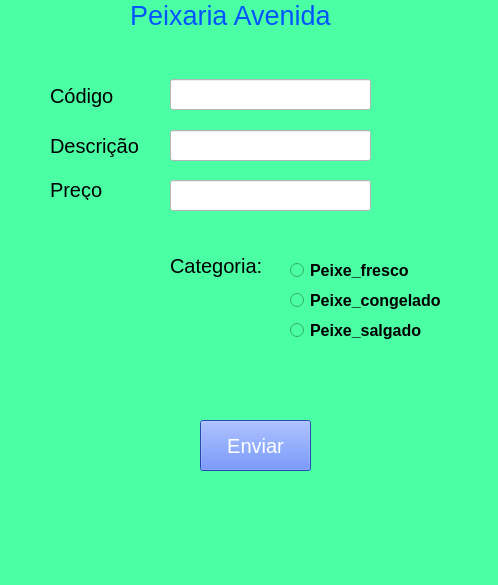
<?xml version="1.0" encoding="UTF-8"?>
<ui version="4.0">
 <class>MainWindow</class>
 <widget class="QMainWindow" name="MainWindow">
  <property name="geometry">
   <rect>
    <x>0</x>
    <y>0</y>
    <width>498</width>
    <height>585</height>
   </rect>
  </property>
  <property name="windowTitle">
   <string>MainWindow</string>
  </property>
  <property name="styleSheet">
   <string notr="true">background-color: rgb(75, 255, 165);
</string>
  </property>
  <widget class="QWidget" name="centralwidget">
   <widget class="QPushButton" name="pushButton">
    <property name="geometry">
     <rect>
      <x>200</x>
      <y>420</y>
      <width>111</width>
      <height>51</height>
     </rect>
    </property>
    <property name="font">
     <font>
      <pointsize>15</pointsize>
     </font>
    </property>
    <property name="styleSheet">
     <string notr="true">background-color: rgb(55, 102, 255);
color: rgb(255, 255, 255);</string>
    </property>
    <property name="text">
     <string>Enviar</string>
    </property>
   </widget>
   <widget class="QLabel" name="label">
    <property name="geometry">
     <rect>
      <x>50</x>
      <y>80</y>
      <width>81</width>
      <height>31</height>
     </rect>
    </property>
    <property name="font">
     <font>
      <pointsize>15</pointsize>
     </font>
    </property>
    <property name="text">
     <string>Código</string>
    </property>
   </widget>
   <widget class="QLabel" name="label_2">
    <property name="geometry">
     <rect>
      <x>50</x>
      <y>130</y>
      <width>91</width>
      <height>31</height>
     </rect>
    </property>
    <property name="font">
     <font>
      <pointsize>15</pointsize>
     </font>
    </property>
    <property name="text">
     <string>Descrição</string>
    </property>
   </widget>
   <widget class="QLabel" name="label_3">
    <property name="geometry">
     <rect>
      <x>50</x>
      <y>180</y>
      <width>71</width>
      <height>20</height>
     </rect>
    </property>
    <property name="font">
     <font>
      <pointsize>15</pointsize>
     </font>
    </property>
    <property name="text">
     <string>Preço</string>
    </property>
   </widget>
   <widget class="QLineEdit" name="lineEdit">
    <property name="geometry">
     <rect>
      <x>170</x>
      <y>79</y>
      <width>201</width>
      <height>31</height>
     </rect>
    </property>
    <property name="font">
     <font>
      <pointsize>12</pointsize>
     </font>
    </property>
    <property name="styleSheet">
     <string notr="true">background-color: rgb(255, 255, 255);</string>
    </property>
   </widget>
   <widget class="QLineEdit" name="lineEdit_2">
    <property name="geometry">
     <rect>
      <x>170</x>
      <y>130</y>
      <width>201</width>
      <height>31</height>
     </rect>
    </property>
    <property name="font">
     <font>
      <pointsize>12</pointsize>
     </font>
    </property>
    <property name="styleSheet">
     <string notr="true">background-color: rgb(255, 255, 255);</string>
    </property>
   </widget>
   <widget class="QLineEdit" name="lineEdit_3">
    <property name="geometry">
     <rect>
      <x>170</x>
      <y>180</y>
      <width>201</width>
      <height>31</height>
     </rect>
    </property>
    <property name="font">
     <font>
      <pointsize>12</pointsize>
     </font>
    </property>
    <property name="styleSheet">
     <string notr="true">background-color: rgb(255, 255, 255);</string>
    </property>
   </widget>
   <widget class="QRadioButton" name="radioButton">
    <property name="geometry">
     <rect>
      <x>290</x>
      <y>290</y>
      <width>161</width>
      <height>21</height>
     </rect>
    </property>
    <property name="font">
     <font>
      <pointsize>12</pointsize>
      <weight>75</weight>
      <bold>true</bold>
     </font>
    </property>
    <property name="text">
     <string>Peixe_congelado</string>
    </property>
   </widget>
   <widget class="QRadioButton" name="radioButton_2">
    <property name="geometry">
     <rect>
      <x>290</x>
      <y>320</y>
      <width>151</width>
      <height>21</height>
     </rect>
    </property>
    <property name="font">
     <font>
      <pointsize>12</pointsize>
      <weight>75</weight>
      <bold>true</bold>
     </font>
    </property>
    <property name="text">
     <string>Peixe_salgado</string>
    </property>
   </widget>
   <widget class="QRadioButton" name="radioButton_3">
    <property name="geometry">
     <rect>
      <x>290</x>
      <y>260</y>
      <width>121</width>
      <height>21</height>
     </rect>
    </property>
    <property name="font">
     <font>
      <pointsize>12</pointsize>
      <weight>75</weight>
      <bold>true</bold>
     </font>
    </property>
    <property name="text">
     <string>Peixe_fresco</string>
    </property>
   </widget>
   <widget class="QLabel" name="label_4">
    <property name="geometry">
     <rect>
      <x>130</x>
      <y>0</y>
      <width>271</width>
      <height>31</height>
     </rect>
    </property>
    <property name="font">
     <font>
      <pointsize>20</pointsize>
     </font>
    </property>
    <property name="styleSheet">
     <string notr="true">color: rgb(0, 85, 255);</string>
    </property>
    <property name="text">
     <string>Peixaria Avenida</string>
    </property>
   </widget>
   <widget class="QLabel" name="label_5">
    <property name="geometry">
     <rect>
      <x>170</x>
      <y>250</y>
      <width>101</width>
      <height>31</height>
     </rect>
    </property>
    <property name="font">
     <font>
      <pointsize>15</pointsize>
     </font>
    </property>
    <property name="text">
     <string>Categoria:</string>
    </property>
   </widget>
  </widget>
  <widget class="QMenuBar" name="menubar">
   <property name="geometry">
    <rect>
     <x>0</x>
     <y>0</y>
     <width>498</width>
     <height>22</height>
    </rect>
   </property>
  </widget>
  <widget class="QStatusBar" name="statusbar"/>
 </widget>
 <resources/>
 <connections/>
</ui>
